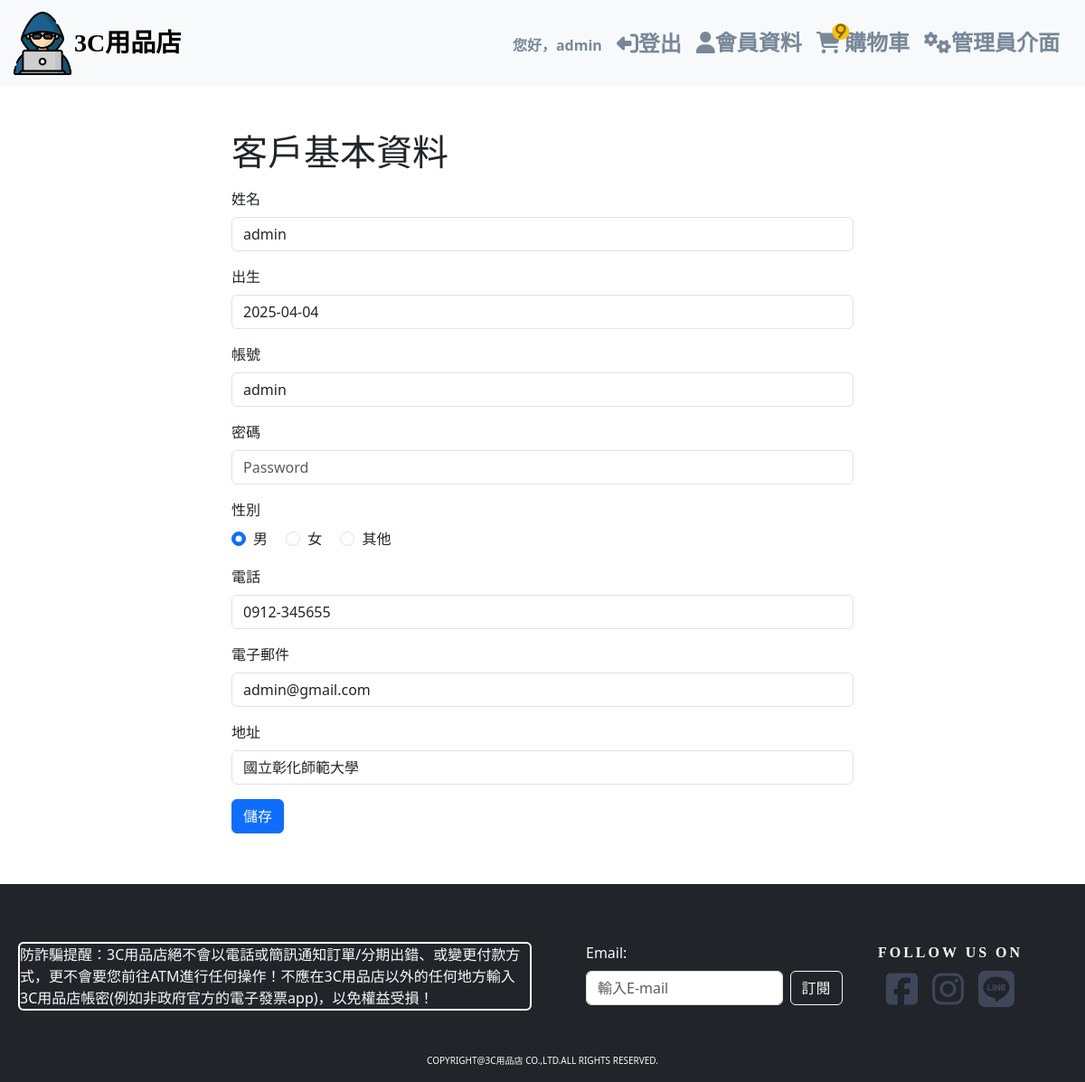
The page /personal_id.php (signed in) on the database its author committed.
### tables this page shows
CREATE TABLE `member` (
  `id` int(11) NOT NULL COMMENT '會員編號',
  `username` varchar(50) NOT NULL COMMENT '登入帳號',
  `password` varchar(255) NOT NULL COMMENT '加密密碼',
  `email` varchar(100) NOT NULL COMMENT '電子郵件',
  `name` varchar(50) DEFAULT NULL COMMENT '姓名',
  `phone` varchar(20) DEFAULT NULL COMMENT '手機號碼',
  `address` text DEFAULT NULL COMMENT '地址',
  `gender` enum('M','F','O') DEFAULT 'O' COMMENT '性別:M=男、F=女、O=其他',
  `birthdate` date DEFAULT NULL COMMENT '生日',
  `created_at` datetime DEFAULT NULL COMMENT '註冊時間',
  `updated_at` datetime DEFAULT NULL ON UPDATE current_timestamp() COMMENT '更新時間',
  `last_login_at` datetime DEFAULT NULL COMMENT '最後登入時間',
  `status` tinyint(1) NOT NULL COMMENT '帳號狀態:1=啟用、0=停用',
  `role` varchar(20) NOT NULL DEFAULT 'user' COMMENT '權限角色'
);

### load_personal_id.php (called while the page is built, shortened)
<?php
    include 'db.php';
    $username = $_SESSION['username'];
    if($username){
        $sql = "SELECT name, birthdate, username, phone, email, address, role, gender FROM member WHERE username = ?";
        $stmt = $conn->prepare($sql);
        $stmt->bind_param("s", $username);
        $stmt->execute();
        $result = $stmt->get_result();
        $user = $result->fetch_assoc();
    }
?>

### personal_id.php (the view, shortened to what this page needs)
<?php include 'load_personal_id.php';?>
<?php include 'head.php';?>
</head>
<body>
  <?php include 'header.php';?>
  <div class="container px-5 py-5">
    <div class="row">
      <div class="col-2"></div>
      <div class="col-8">
        <h1>客戶基本資料</h1>
        <form action="save_user.php" method="post" class="form-horizontal" id="form-personalID">
          <div class="form-group py-2">
            <label for="name" class="form-label">姓名</label>
            <input type="text" name="name" class="form-control" placeholder="ex.王小明" value="<?= htmlspecialchars($user['name'] ?? '')?>" required />
          </div>
          <div class="form-group py-2">
            <label for="birth" class="form-label">出生</label>
            <input type="text" name="birth" placeholder="xxxx-xx-xx" class="form-control" value="<?= htmlspecialchars($user['birthdate'] ?? '')?>" pattern="^((?:19[2-9]\d{1})|(?:20[0-2][0-9]))\-((?:0?[1-9])|(?:1[0-2]))\-((?:0?[1-9])|(?:[1-2][0-9])|30|31)$" />
          </div>
          <div class="form-group py-2">
            <label for="account" class="form-label">帳號</label>
            <input type="text" name="account" placeholder="Account" class="form-control" value="<?= htmlspecialchars($user['username'] ?? '')?>" required readonly/>
          </div>
          <div class="form-group py-2">
            <label for="password" class="form-label">密碼</label>
            <input type="password" name="password" placeholder="Password" class="form-control" minlength="6" required />
          </div>
          <div class="form-group py-2">
            <label class="form-label">性別</label><br>
            <div class="form-check form-check-inline">
              <input class="form-check-input" type="radio" name="gender" id="genderM" value="M" <?= ($user['gender'] ?? '') == 'M' ? 'checked' : '' ?> required>
              <label class="form-check-label" for="genderM">男</label>
            </div>
            <div class="form-check form-check-inline">
              <input class="form-check-input" type="radio" name="gender" id="genderF" value="F" <?= ($user['gender'] ?? '') == 'F' ? 'checked' : '' ?>>
              <label class="form-check-label" for="genderF">女</label>
            </div>
            <div class="form-check form-check-inline">
              <input class="form-check-input" type="radio" name="gender" id="genderO" value="O" <?= ($user['gender'] ?? '') == 'O' ? 'checked' : '' ?>>
              <label class="form-check-label" for="genderO">其他</label>
            </div>
          </div>
          <div class="form-group py-2">
            <label for="phone_number" class="form-label">電話</label>
            <input type="text" name="phone_number" placeholder="09xx-xxxxxx" class="form-control" pattern="09[0-9]{2}-[0-9]{6}" value="<?= htmlspecialchars($user['phone'] ?? '')?>" required/>
          </div>
          <div class="form-group py-2">
            <label for="email" class="form-label">電子郵件</label>
            <input type="email" name="email" placeholder="example@gmail.com" class="form-control" value="<?= htmlspecialchars($user['email'] ?? '')?>" required readonly/>
          </div>
          <div class="form-group py-2">
            <label for="location" class="form-label">地址</label>
            <input type="text" name="location" class="form-control" value="<?= htmlspecialchars($user['address'] ?? '')?>" required/>
          </div>
          <div class="form-group py-2">
            <input type="submit" name="submit-personalID" class="btn btn-primary" value="儲存" />
          </div>
        </form>
      </div>
      <div class="col-2"></div>
    </div>
  </div>
  <?php include 'footer.php';?>
</body>
</html>

### css/style.css (style rules this page uses)
html,body { height:100%; width:100%; margin:0; padding:0; display:flex; flex-direction: column; }

### rows shown on the page
member: name "admin", birth "2025-04-04", account "admin", gender "☑ 男", gender "☐ 女", gender "☐ 其他", phone_number "0912-345655", email "admin@gmail.com", location "國立彰化師範大學"

### other values the page prints
$_SESSION['username'] "admin"
